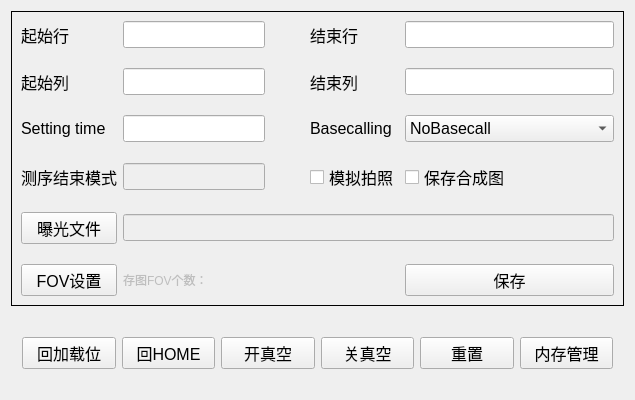
<?xml version="1.0" encoding="UTF-8"?>
<ui version="4.0">
 <class>ImagerMgrWidgetClass</class>
 <widget class="QMainWindow" name="ImagerMgrWidgetClass">
  <property name="geometry">
   <rect>
    <x>0</x>
    <y>0</y>
    <width>635</width>
    <height>400</height>
   </rect>
  </property>
  <property name="font">
   <font>
    <pointsize>12</pointsize>
   </font>
  </property>
  <property name="windowTitle">
   <string>光机设置</string>
  </property>
  <widget class="QWidget" name="centralWidget">
   <layout class="QVBoxLayout" name="verticalLayout" stretch="5,1">
    <property name="spacing">
     <number>20</number>
    </property>
    <property name="bottomMargin">
     <number>20</number>
    </property>
    <item>
     <widget class="QFrame" name="LayoutParams">
      <property name="frameShape">
       <enum>QFrame::Panel</enum>
      </property>
      <layout class="QGridLayout" name="gridLayout">
       <property name="leftMargin">
        <number>9</number>
       </property>
       <property name="topMargin">
        <number>9</number>
       </property>
       <property name="rightMargin">
        <number>9</number>
       </property>
       <property name="bottomMargin">
        <number>9</number>
       </property>
       <property name="verticalSpacing">
        <number>20</number>
       </property>
       <item row="3" column="4">
        <widget class="QCheckBox" name="checkBoxSaveRawImage">
         <property name="sizePolicy">
          <sizepolicy hsizetype="Preferred" vsizetype="Preferred">
           <horstretch>0</horstretch>
           <verstretch>0</verstretch>
          </sizepolicy>
         </property>
         <property name="text">
          <string>保存合成图</string>
         </property>
        </widget>
       </item>
       <item row="1" column="0">
        <widget class="QLabel" name="label_3">
         <property name="sizePolicy">
          <sizepolicy hsizetype="Preferred" vsizetype="Preferred">
           <horstretch>0</horstretch>
           <verstretch>0</verstretch>
          </sizepolicy>
         </property>
         <property name="text">
          <string>起始列</string>
         </property>
         <property name="alignment">
          <set>Qt::AlignLeading|Qt::AlignLeft|Qt::AlignVCenter</set>
         </property>
        </widget>
       </item>
       <item row="0" column="4">
        <widget class="QLineEdit" name="lineEndRow">
         <property name="sizePolicy">
          <sizepolicy hsizetype="Preferred" vsizetype="Fixed">
           <horstretch>0</horstretch>
           <verstretch>0</verstretch>
          </sizepolicy>
         </property>
         <property name="alignment">
          <set>Qt::AlignCenter</set>
         </property>
        </widget>
       </item>
       <item row="3" column="0">
        <widget class="QLabel" name="label_7">
         <property name="sizePolicy">
          <sizepolicy hsizetype="Preferred" vsizetype="Preferred">
           <horstretch>0</horstretch>
           <verstretch>0</verstretch>
          </sizepolicy>
         </property>
         <property name="text">
          <string>测序结束模式</string>
         </property>
         <property name="alignment">
          <set>Qt::AlignLeading|Qt::AlignLeft|Qt::AlignVCenter</set>
         </property>
        </widget>
       </item>
       <item row="3" column="3">
        <widget class="QCheckBox" name="checkBoxImageSimulated">
         <property name="sizePolicy">
          <sizepolicy hsizetype="Preferred" vsizetype="Preferred">
           <horstretch>0</horstretch>
           <verstretch>0</verstretch>
          </sizepolicy>
         </property>
         <property name="text">
          <string>模拟拍照</string>
         </property>
        </widget>
       </item>
       <item row="5" column="4">
        <widget class="QPushButton" name="ButtonSave">
         <property name="sizePolicy">
          <sizepolicy hsizetype="Preferred" vsizetype="Preferred">
           <horstretch>0</horstretch>
           <verstretch>0</verstretch>
          </sizepolicy>
         </property>
         <property name="text">
          <string>保存</string>
         </property>
        </widget>
       </item>
       <item row="0" column="0">
        <widget class="QLabel" name="label">
         <property name="sizePolicy">
          <sizepolicy hsizetype="Preferred" vsizetype="Preferred">
           <horstretch>0</horstretch>
           <verstretch>0</verstretch>
          </sizepolicy>
         </property>
         <property name="text">
          <string>起始行</string>
         </property>
         <property name="alignment">
          <set>Qt::AlignLeading|Qt::AlignLeft|Qt::AlignVCenter</set>
         </property>
        </widget>
       </item>
       <item row="2" column="4">
        <widget class="QComboBox" name="comboBasecalling">
         <property name="sizePolicy">
          <sizepolicy hsizetype="Preferred" vsizetype="Preferred">
           <horstretch>0</horstretch>
           <verstretch>0</verstretch>
          </sizepolicy>
         </property>
         <property name="currentText">
          <string>NoBasecall</string>
         </property>
         <item>
          <property name="text">
           <string>NoBasecall</string>
          </property>
         </item>
         <item>
          <property name="text">
           <string>Basecall</string>
          </property>
         </item>
         <item>
          <property name="text">
           <string>BasecallAndSaveToDisk</string>
          </property>
         </item>
         <item>
          <property name="text">
           <string>Discard</string>
          </property>
         </item>
        </widget>
       </item>
       <item row="2" column="3">
        <widget class="QLabel" name="label_5">
         <property name="sizePolicy">
          <sizepolicy hsizetype="Preferred" vsizetype="Preferred">
           <horstretch>0</horstretch>
           <verstretch>0</verstretch>
          </sizepolicy>
         </property>
         <property name="text">
          <string>Basecalling</string>
         </property>
         <property name="alignment">
          <set>Qt::AlignLeading|Qt::AlignLeft|Qt::AlignVCenter</set>
         </property>
        </widget>
       </item>
       <item row="1" column="3">
        <widget class="QLabel" name="label_4">
         <property name="sizePolicy">
          <sizepolicy hsizetype="Preferred" vsizetype="Preferred">
           <horstretch>0</horstretch>
           <verstretch>0</verstretch>
          </sizepolicy>
         </property>
         <property name="text">
          <string>结束列</string>
         </property>
         <property name="alignment">
          <set>Qt::AlignLeading|Qt::AlignLeft|Qt::AlignVCenter</set>
         </property>
        </widget>
       </item>
       <item row="0" column="1">
        <widget class="QLineEdit" name="lineStartRow">
         <property name="sizePolicy">
          <sizepolicy hsizetype="Preferred" vsizetype="Fixed">
           <horstretch>0</horstretch>
           <verstretch>0</verstretch>
          </sizepolicy>
         </property>
         <property name="alignment">
          <set>Qt::AlignCenter</set>
         </property>
        </widget>
       </item>
       <item row="2" column="1">
        <widget class="QLineEdit" name="lineSettingTime">
         <property name="sizePolicy">
          <sizepolicy hsizetype="Preferred" vsizetype="Fixed">
           <horstretch>0</horstretch>
           <verstretch>0</verstretch>
          </sizepolicy>
         </property>
         <property name="alignment">
          <set>Qt::AlignCenter</set>
         </property>
        </widget>
       </item>
       <item row="4" column="1" colspan="4">
        <widget class="QLineEdit" name="lineExposureFile">
         <property name="enabled">
          <bool>false</bool>
         </property>
         <property name="sizePolicy">
          <sizepolicy hsizetype="Preferred" vsizetype="Fixed">
           <horstretch>0</horstretch>
           <verstretch>0</verstretch>
          </sizepolicy>
         </property>
        </widget>
       </item>
       <item row="3" column="1">
        <widget class="QLineEdit" name="lineSequenceType">
         <property name="enabled">
          <bool>false</bool>
         </property>
         <property name="sizePolicy">
          <sizepolicy hsizetype="Preferred" vsizetype="Fixed">
           <horstretch>0</horstretch>
           <verstretch>0</verstretch>
          </sizepolicy>
         </property>
         <property name="alignment">
          <set>Qt::AlignCenter</set>
         </property>
        </widget>
       </item>
       <item row="2" column="0">
        <widget class="QLabel" name="label_6">
         <property name="sizePolicy">
          <sizepolicy hsizetype="Preferred" vsizetype="Preferred">
           <horstretch>0</horstretch>
           <verstretch>0</verstretch>
          </sizepolicy>
         </property>
         <property name="text">
          <string>Setting time</string>
         </property>
         <property name="alignment">
          <set>Qt::AlignLeading|Qt::AlignLeft|Qt::AlignVCenter</set>
         </property>
        </widget>
       </item>
       <item row="5" column="0">
        <widget class="QPushButton" name="ButtonFovSetting">
         <property name="sizePolicy">
          <sizepolicy hsizetype="Preferred" vsizetype="Preferred">
           <horstretch>0</horstretch>
           <verstretch>0</verstretch>
          </sizepolicy>
         </property>
         <property name="text">
          <string>FOV设置</string>
         </property>
        </widget>
       </item>
       <item row="1" column="4">
        <widget class="QLineEdit" name="lineEndCol">
         <property name="sizePolicy">
          <sizepolicy hsizetype="Preferred" vsizetype="Fixed">
           <horstretch>0</horstretch>
           <verstretch>0</verstretch>
          </sizepolicy>
         </property>
         <property name="alignment">
          <set>Qt::AlignCenter</set>
         </property>
        </widget>
       </item>
       <item row="1" column="1">
        <widget class="QLineEdit" name="lineStartCol">
         <property name="sizePolicy">
          <sizepolicy hsizetype="Preferred" vsizetype="Fixed">
           <horstretch>0</horstretch>
           <verstretch>0</verstretch>
          </sizepolicy>
         </property>
         <property name="alignment">
          <set>Qt::AlignCenter</set>
         </property>
        </widget>
       </item>
       <item row="4" column="0">
        <widget class="QPushButton" name="ButtonExposureFile">
         <property name="sizePolicy">
          <sizepolicy hsizetype="Preferred" vsizetype="Preferred">
           <horstretch>0</horstretch>
           <verstretch>0</verstretch>
          </sizepolicy>
         </property>
         <property name="text">
          <string>曝光文件</string>
         </property>
        </widget>
       </item>
       <item row="5" column="1">
        <widget class="QLabel" name="labelFovCount">
         <property name="enabled">
          <bool>false</bool>
         </property>
         <property name="font">
          <font>
           <pointsize>9</pointsize>
          </font>
         </property>
         <property name="text">
          <string>存图FOV个数：</string>
         </property>
        </widget>
       </item>
       <item row="0" column="3">
        <widget class="QLabel" name="label_2">
         <property name="sizePolicy">
          <sizepolicy hsizetype="Preferred" vsizetype="Preferred">
           <horstretch>0</horstretch>
           <verstretch>0</verstretch>
          </sizepolicy>
         </property>
         <property name="text">
          <string>结束行</string>
         </property>
         <property name="alignment">
          <set>Qt::AlignLeading|Qt::AlignLeft|Qt::AlignVCenter</set>
         </property>
        </widget>
       </item>
      </layout>
     </widget>
    </item>
    <item>
     <widget class="QFrame" name="LayoutButtons">
      <layout class="QHBoxLayout" name="Layout2">
       <item>
        <widget class="QPushButton" name="ButtonLoadingPos">
         <property name="sizePolicy">
          <sizepolicy hsizetype="Minimum" vsizetype="Minimum">
           <horstretch>0</horstretch>
           <verstretch>0</verstretch>
          </sizepolicy>
         </property>
         <property name="text">
          <string>回加载位</string>
         </property>
        </widget>
       </item>
       <item>
        <widget class="QPushButton" name="ButtonHome">
         <property name="sizePolicy">
          <sizepolicy hsizetype="Minimum" vsizetype="Minimum">
           <horstretch>0</horstretch>
           <verstretch>0</verstretch>
          </sizepolicy>
         </property>
         <property name="text">
          <string>回HOME</string>
         </property>
        </widget>
       </item>
       <item>
        <widget class="QPushButton" name="ButtonOpenVacuum">
         <property name="sizePolicy">
          <sizepolicy hsizetype="Minimum" vsizetype="Minimum">
           <horstretch>0</horstretch>
           <verstretch>0</verstretch>
          </sizepolicy>
         </property>
         <property name="text">
          <string>开真空</string>
         </property>
        </widget>
       </item>
       <item>
        <widget class="QPushButton" name="ButtonCloseVacuum">
         <property name="sizePolicy">
          <sizepolicy hsizetype="Minimum" vsizetype="Minimum">
           <horstretch>0</horstretch>
           <verstretch>0</verstretch>
          </sizepolicy>
         </property>
         <property name="text">
          <string>关真空</string>
         </property>
        </widget>
       </item>
       <item>
        <widget class="QPushButton" name="ButtonReset">
         <property name="sizePolicy">
          <sizepolicy hsizetype="Minimum" vsizetype="Minimum">
           <horstretch>0</horstretch>
           <verstretch>0</verstretch>
          </sizepolicy>
         </property>
         <property name="text">
          <string>重置</string>
         </property>
        </widget>
       </item>
       <item>
        <widget class="QPushButton" name="ButtonBasecallSetting">
         <property name="sizePolicy">
          <sizepolicy hsizetype="Minimum" vsizetype="Minimum">
           <horstretch>0</horstretch>
           <verstretch>0</verstretch>
          </sizepolicy>
         </property>
         <property name="text">
          <string>内存管理</string>
         </property>
        </widget>
       </item>
      </layout>
     </widget>
    </item>
   </layout>
  </widget>
 </widget>
 <layoutdefault spacing="6" margin="11"/>
 <tabstops>
  <tabstop>ButtonFovSetting</tabstop>
  <tabstop>lineStartRow</tabstop>
  <tabstop>lineEndRow</tabstop>
  <tabstop>lineStartCol</tabstop>
  <tabstop>lineEndCol</tabstop>
  <tabstop>lineSettingTime</tabstop>
  <tabstop>comboBasecalling</tabstop>
  <tabstop>lineSequenceType</tabstop>
  <tabstop>checkBoxImageSimulated</tabstop>
  <tabstop>checkBoxSaveRawImage</tabstop>
  <tabstop>ButtonExposureFile</tabstop>
  <tabstop>lineExposureFile</tabstop>
  <tabstop>ButtonSave</tabstop>
  <tabstop>ButtonLoadingPos</tabstop>
  <tabstop>ButtonHome</tabstop>
  <tabstop>ButtonOpenVacuum</tabstop>
  <tabstop>ButtonCloseVacuum</tabstop>
  <tabstop>ButtonReset</tabstop>
 </tabstops>
 <resources/>
 <connections/>
</ui>
